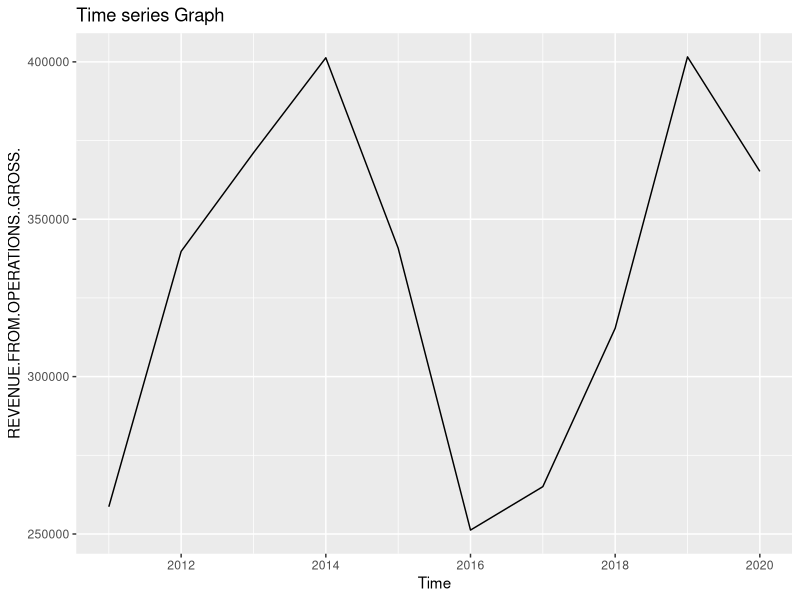
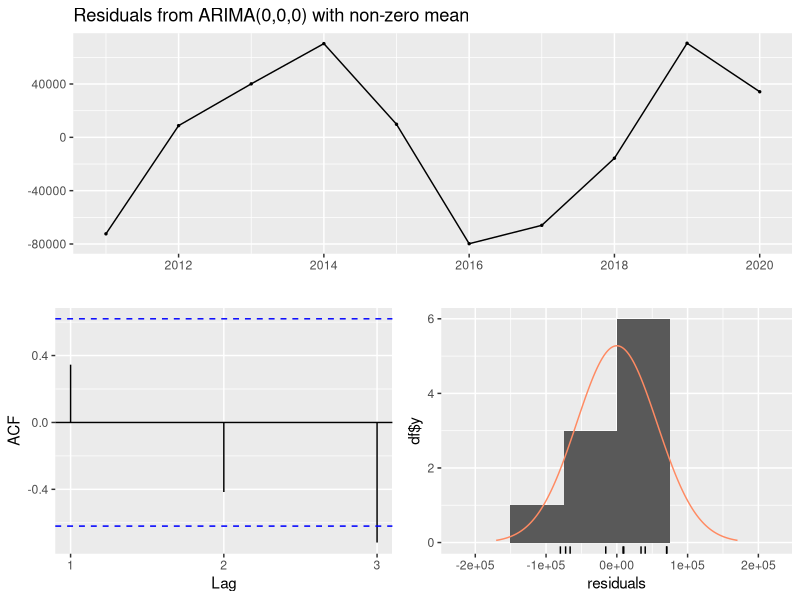
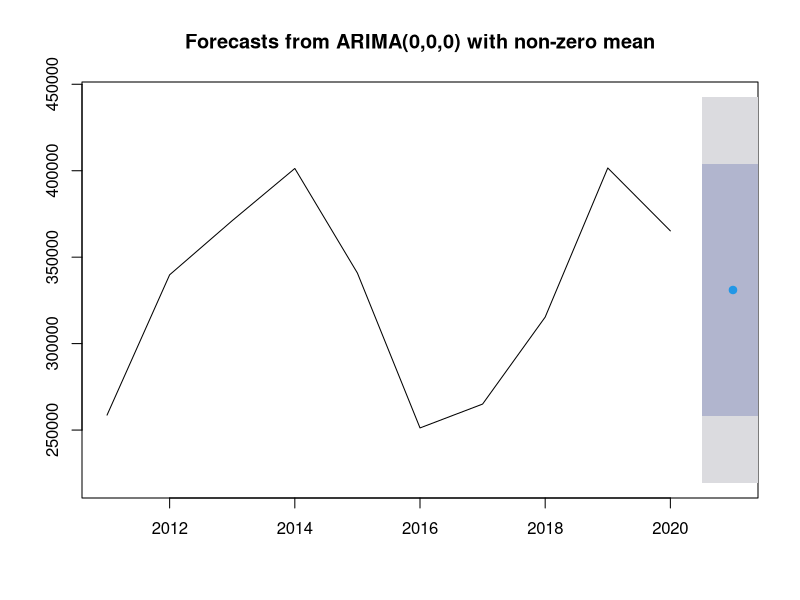
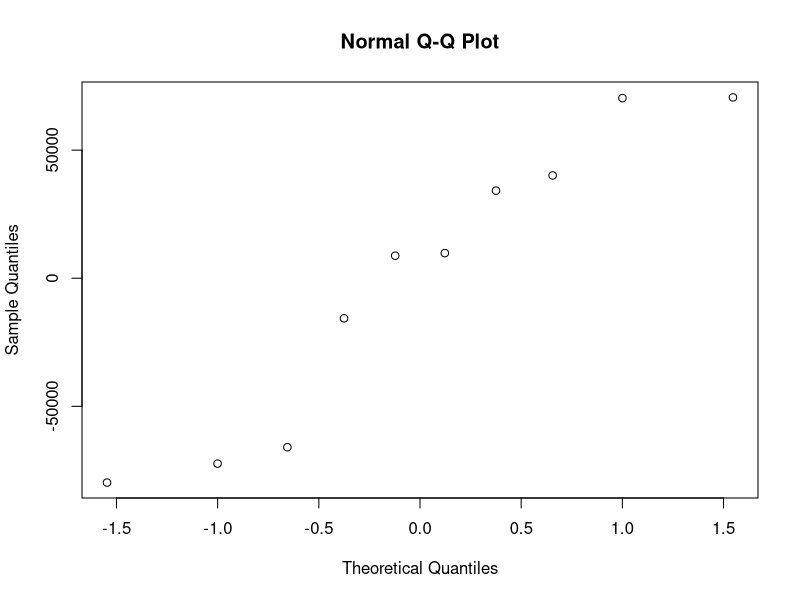
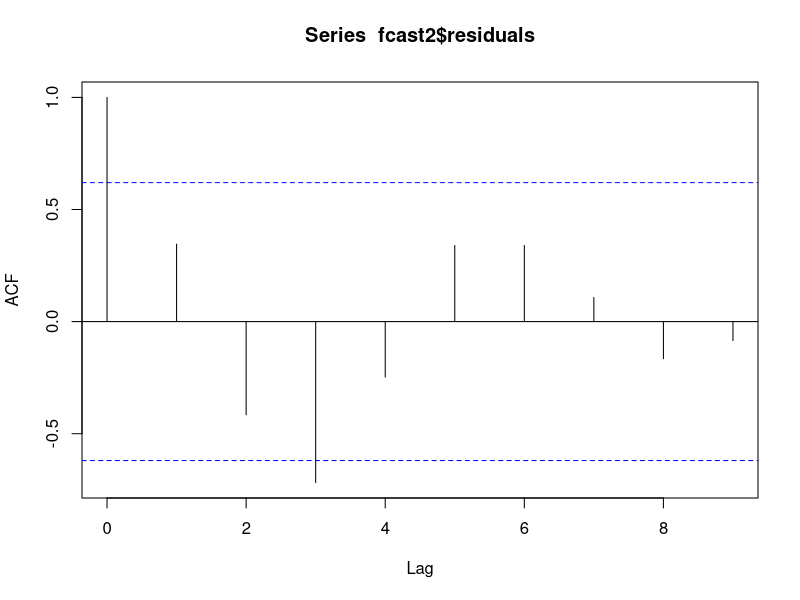
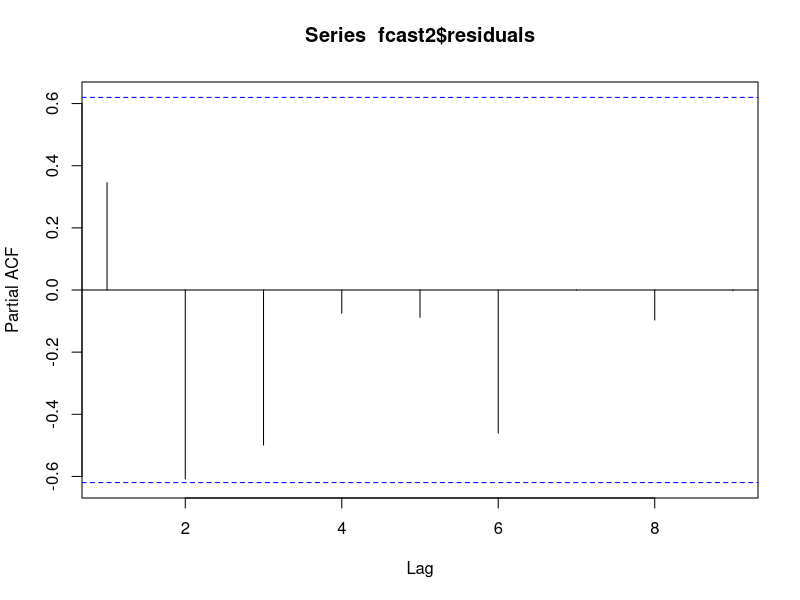
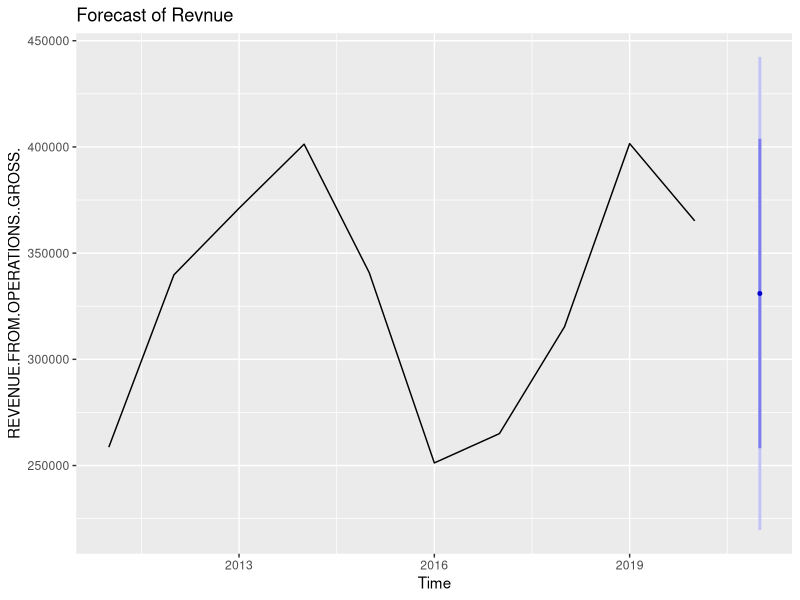
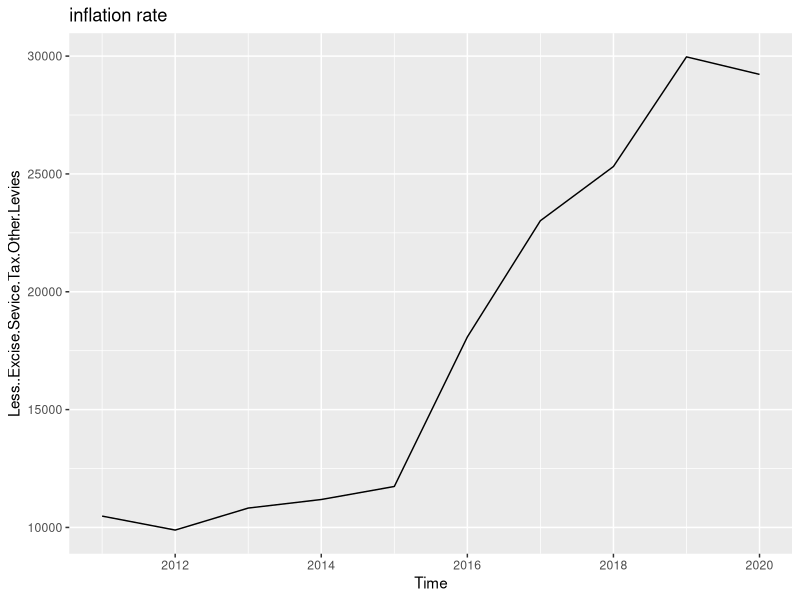

Source code (R) for these figures, in order:
# import necessary packages

library(tseries)
library(forecast)
library(graphics)
library(ggplot2)

# Importing Data 

df  = read.csv('./Reliance_Data.csv')
class(df)
names(df)

# Renaming the columns

colnames(df)  <- c('Date' , 'x2' , 'x3' , 'x4' , 'x5' , 'x6' , 'x7' , 'x8' , 'x9' , 'x10',
                   'x11', 'x12' , 'x13' , 'x14' , 'x15' , 'x16' , 'x17' , 'x18' , 'x19' , 'x20' ,
                   'x21', 'x22' , 'x23' , 'x24' , 'x25' , 'x26' , 'x27' , 'x28' , 'x29' , 'x30' ,
                   'x31',  'x32' , 'x33' , 'x34'  , 'x35')

# Dropping the null value columns

df <- subset(df , select  = -c( x9 , x17 , x20 , x22 , x29 , x30 , x31 , x32 ))
df


# converting the data into timeseries and create a time series datafrme

x1  <- ts(df$Date,    start = 2011 ,frequency = 1)
x2  <- ts(df$x2  ,    start = 2011 ,frequency = 1)
x3  <- ts(df$x3  ,    start = 2011 ,frequency = 1)
x4  <- ts(df$x4  ,    start = 2011 ,frequency = 1)
x5  <- ts(df$x5  ,    start = 2011 ,frequency = 1)
x6  <- ts(df$x6  ,    start = 2011 ,frequency = 1)
x7  <- ts(df$x7  ,    start = 2011 ,frequency = 1)
x8  <- ts(df$x8  ,    start = 2011 ,frequency = 1)
x10  <- ts(df$x10,    start = 2011 ,frequency = 1)
x11 <- ts(df$x11 ,    start = 2011 ,frequency = 1)
x12  <- ts(df$x12  ,  start = 2011 ,frequency = 1)
x13  <- ts(df$x13  ,  start = 2011 ,frequency = 1)
x14  <- ts(df$x14  ,  start = 2011 ,frequency = 1)
x15  <- ts(df$x15  ,  start = 2011 ,frequency = 1)
x16  <- ts(df$x16  ,  start = 2011 ,frequency = 1)
x18  <- ts(df$x18  ,  start = 2011 ,frequency = 1)
x19  <- ts(df$x19  ,  start = 2011 ,frequency = 1)
x21  <- ts(df$x21  ,  start = 2011 ,frequency = 1)
x23  <- ts(df$x23  ,  start = 2011 ,frequency = 1)
x24  <- ts(df$x24  ,  start = 2011 ,frequency = 1)
x25  <- ts(df$x25  ,  start = 2011 ,frequency = 1)
x26  <- ts(df$x26  ,  start = 2011 ,frequency = 1)
x27  <- ts(df$x27  ,  start = 2011 ,frequency = 1)
x28  <- ts(df$x28  ,  start = 2011 ,frequency = 1)
x33  <- ts(df$x33  ,  start = 2011 ,frequency = 1)
x34  <- ts(df$x34  ,  start = 2011 ,frequency = 1)
x35  <- ts(df$x35  ,  start = 2011 ,frequency = 1)



tf <- cbind(x1 ,x2 , x3, x4, x5 , x6,x7, x8,x10,
            x11,x12,x13,x14,x15,x16,x18,x19,x21,x23,
            x24,x25,x26,x27,x28,x33,x34,x35 )


#------------------------------------------------------------------------------#

# Visuilizing the data of x2

autoplot(x2) + ggtitle('Time series Graph')+ylab('REVENUE.FROM.OPERATIONS..GROSS.')

#Build ARIMA Model and check statistics

fit_Arima2 <- auto.arima(x2)
print(summary(fit_Arima2))
checkresiduals(fit_Arima2)


# forecast the ARIMA model and viewing the statistics

fcast2 <- forecast(fit_Arima2, h = 1)
print(summary(fcast2))
plot(fcast2)

# Reudial Plots sample vs Theoretical

qqnorm(fcast2$residuals)
acf(fcast2$residuals)
pacf(fcast2$residuals)


# checking the stationary

adf.test(fcast2$residuals)
kpss.test(fcast2$residuals)

# Accuracy of Auto-Arima by 2 methods

# Method -I

print(summary(fit_Arima2))

# Method -II

accuracy(fit_Arima2)

# forecast plot

autoplot(fcast2)+ggtitle('Forecast of Revnue') + ylab('REVENUE.FROM.OPERATIONS..GROSS.')
print(summary(fcast2))

#------------------------------------------------------------------------------#

# Visuilizing the data of x3

autoplot(x3) + ggtitle('inflation rate')+ylab('Less..Excise.Sevice.Tax.Other.Levies')

#Build ARIMA Model and check statistics

fit_Arima3 <- auto.arima(x3)
print(summary(fit_Arima3))
checkresiduals(fit_Arima3)


# forecast the ARIMA model and viewing the statistics

fcast3 <- forecast(fit_Arima3, h = 1)
print(summary(fcast3))
plot(fcast3)

# Reudial Plots sample vs Theoretical

qqnorm(fcast3$residuals)
acf(fcast3$residuals)
pacf(fcast3$residuals)


# checking the stationary

adf.test(fcast3$residuals)
kpss.test(fcast3$residuals)

# Accuracy of Auto-Arima by 2 methods

# Method -I

print(summary(fit_Arima3))

# Method -II

accuracy(fit_Arima3)

# forecast plot

autoplot(fcast3)+ggtitle('Time series Graph')+ylab('Less..Excise.Sevice.Tax.Other.Levies')

print(summary(fcast3))

#------------------------------------------------------------------------------#

# Visuilizing the data of x4

autoplot(x4) + ggtitle('Time series Graph')+ylab('REVENUE.FROM.OPERATIONS..NET.')

#Build ARIMA Model and check statistics

fit_Arima4 <- auto.arima(x4)
print(summary(fit_Arima4))
checkresiduals(fit_Arima4)


# forecast the ARIMA model and viewing the statistics

fcast4 <- forecast(fit_Arima4, h = 1)
print(summary(fcast4))
plot(fcast4)

# Reudial Plots sample vs Theoretical

qqnorm(fcast4$residuals)
acf(fcast4$residuals)
pacf(fcast4$residuals)


# checking the stationary

adf.test(fcast4$residuals)
kpss.test(fcast4$residuals)

# Accuracy of Auto-Arima by 2 methods

# Method -I

print(summary(fit_Arima4))

# Method -II

accuracy(fit_Arima4)

# forecast plot

autoplot(fcast4)+ggtitle('Time series Graph')+ylab('REVENUE.FROM.OPERATIONS..NET.')

print(summary(fcast4))

#------------------------------------------------------------------------------#

# Visuilizing the data of x5

autoplot(x5) + ggtitle('Time series Graph')+ylab('TOTAL.OPERATING.REVENUES')

#Build ARIMA Model and check statistics

fit_Arima5 <- auto.arima(x5)
print(summary(fit_Arima5))
checkresiduals(fit_Arima5)


# forecast the ARIMA model and viewing the statistics

fcast5 <- forecast(fit_Arima5, h = 1)
print(summary(fcast5))
plot(fcast5)

# Reudial Plots sample vs Theoretical

qqnorm(fcast5$residuals)
acf(fcast5$residuals)
pacf(fcast5$residuals)


# checking the stationary

adf.test(fcast5$residuals)
kpss.test(fcast5$residuals)

# Accuracy of Auto-Arima by 2 methods

# Method -I

print(summary(fit_Arima5))

# Method -II

accuracy(fit_Arima5)

# forecast plot

autoplot(fcast5)+ggtitle('Time series Graph')+ylab('TOTAL.OPERATING.REVENUES')

print(summary(fcast5))

#------------------------------------------------------------------------------#

# Visuilizing the data of x6

autoplot(x6) + ggtitle('Time series Graph')+ylab('Other.Income')

#Build ARIMA Model and check statistics

fit_Arima6 <- auto.arima(x6)
print(summary(fit_Arima6))
checkresiduals(fit_Arima6)


# forecast the ARIMA model and viewing the statistics

fcast6 <- forecast(fit_Arima6, h = 1)
print(summary(fcast6))
plot(fcast6)

# Reudial Plots sample vs Theoretical

qqnorm(fcast6$residuals)
acf(fcast6$residuals)
pacf(fcast6$residuals)


# checking the stationary

adf.test(fcast6$residuals)
kpss.test(fcast6$residuals)

# Accuracy of Auto-Arima by 2 methods

# Method -I

print(summary(fit_Arima6))

# Method -II

accuracy(fit_Arima6)

# forecast plot

autoplot(fcast6)+ggtitle('Time series Graph')+ylab('Other.Income')

print(summary(fcast6))

#------------------------------------------------------------------------------#

# Visuilizing the data of x7

autoplot(x7) + ggtitle('Time series Graph')+ylab('TOTAL.REVENUE')

#Build ARIMA Model and check statistics

fit_Arima7 <- auto.arima(x7)
print(summary(fit_Arima7))
checkresiduals(fit_Arima7)


# forecast the ARIMA model and viewing the statistics

fcast7 <- forecast(fit_Arima7, h = 1)
print(summary(fcast7))
plot(fcast7)

# Reudial Plots sample vs Theoretical

qqnorm(fcast7$residuals)
acf(fcast7$residuals)
pacf(fcast7$residuals)


# checking the stationary

adf.test(fcast7$residuals)
kpss.test(fcast7$residuals)

# Accuracy of Auto-Arima by 2 methods

# Method -I

print(summary(fit_Arima7))

# Method -II

accuracy(fit_Arima7)

# forecast plot

autoplot(fcast7)+ggtitle('Time series Graph')+ylab('TOTAL.REVENUE')

print(summary(fcast7))

#------------------------------------------------------------------------------#

# Visuilizing the data of x8

autoplot(x8) + ggtitle('Time series Graph')+ylab('Cost.Of.Materials.Consumed')

#Build ARIMA Model and check statistics

fit_Arima8 <- auto.arima(x8)
print(summary(fit_Arima8))
checkresiduals(fit_Arima8)


# forecast the ARIMA model and viewing the statistics

fcast8 <- forecast(fit_Arima8, h = 1)
print(summary(fcast8))
plot(fcast8)

# Reudial Plots sample vs Theoretical

qqnorm(fcast8$residuals)
acf(fcast8$residuals)
pacf(fcast8$residuals)


# checking the stationary

adf.test(fcast8$residuals)
kpss.test(fcast8$residuals)

# Accuracy of Auto-Arima by 2 methods

# Method -I

print(summary(fit_Arima8))

# Method -II

accuracy(fit_Arima8)

# forecast plot

autoplot(fcast8)+ggtitle('Time series Graph')+ylab('Cost.Of.Materials.Consumed')

print(summary(fcast8))

#------------------------------------------------------------------------------#

# Visuilizing the data of x10

autoplot(x10) + ggtitle('Time series Graph')+ylab('Changes.In.Inventories.Of.FG.WIP.And.Stock.In.Trade')

#Build ARIMA Model and check statistics

fit_Arima10 <- auto.arima(x10)
print(summary(fit_Arima10))
checkresiduals(fit_Arima10)


# forecast the ARIMA model and viewing the statistics

fcast10 <- forecast(fit_Arima10, h = 1)
print(summary(fcast10))
plot(fcast10)

# Reudial Plots sample vs Theoretical

qqnorm(fcast10$residuals)
acf(fcast10$residuals)
pacf(fcast10$residuals)


# checking the stationary

adf.test(fcast10$residuals)
kpss.test(fcast10$residuals)

# Accuracy of Auto-Arima by 2 methods

# Method -I

print(summary(fit_Arima10))

# Method -II

accuracy(fit_Arima10)

# forecast plot

autoplot(fcast10)+ggtitle('Time series Graph')+ylab('Changes.In.Inventories.Of.FG.WIP.And.Stock.In.Trade')

print(summary(fcast10))

#------------------------------------------------------------------------------#

# Visuilizing the data of x11

autoplot(x11) + ggtitle('Time series Graph')+ylab('Employee.Benefit.Expenses')

#Build ARIMA Model and check statistics

fit_Arima11 <- auto.arima(x11)
print(summary(fit_Arima11))
checkresiduals(fit_Arima11)


# forecast the ARIMA model and viewing the statistics

fcast11 <- forecast(fit_Arima11, h = 1)
print(summary(fcast11))
plot(fcast11)

# Reudial Plots sample vs Theoretical

qqnorm(fcast11$residuals)
acf(fcast11$residuals)
pacf(fcast11$residuals)


# checking the stationary

adf.test(fcast11$residuals)
kpss.test(fcast11$residuals)

# Accuracy of Auto-Arima by 2 methods

# Method -I

print(summary(fit_Arima11))

# Method -II

accuracy(fit_Arima11)

# forecast plot

autoplot(fcast11)+ggtitle('Time series Graph')+ylab('Employee.Benefit.Expenses')

print(summary(fcast11))

#------------------------------------------------------------------------------#

# Visuilizing the data of x12

autoplot(x12) + ggtitle('Time series Graph')+ylab('Finance.Costs')

#Build ARIMA Model and check statistics

fit_Arima12 <- auto.arima(x12)
print(summary(fit_Arima12))
checkresiduals(fit_Arima12)


# forecast the ARIMA model and viewing the statistics

fcast12 <- forecast(fit_Arima12, h = 1)
print(summary(fcast12))
plot(fcast12)

# Reudial Plots sample vs Theoretical

qqnorm(fcast12$residuals)
acf(fcast12$residuals)
pacf(fcast12$residuals)


# checking the stationary

adf.test(fcast12$residuals)
kpss.test(fcast12$residuals)

# Accuracy of Auto-Arima by 2 methods

# Method -I

print(summary(fit_Arima12))

# Method -II

accuracy(fit_Arima12)

# forecast plot

autoplot(fcast12)+ggtitle('Time series Graph')+ylab('Finance.Costs')

print(summary(fcast12))

#------------------------------------------------------------------------------#

# Visuilizing the data of x13

autoplot(x13) + ggtitle('Time series Graph')+ylab('Depreciation.And.Amortisation.Expenses')

#Build ARIMA Model and check statistics

fit_Arima13 <- auto.arima(x13)
print(summary(fit_Arima13))
checkresiduals(fit_Arima13)


# forecast the ARIMA model and viewing the statistics

fcast13 <- forecast(fit_Arima13, h = 1)
print(summary(fcast13))
plot(fcast13)

# Reudial Plots sample vs Theoretical

qqnorm(fcast13$residuals)
acf(fcast13$residuals)
pacf(fcast13$residuals)


# checking the stationary

adf.test(fcast13$residuals)
kpss.test(fcast13$residuals)

# Accuracy of Auto-Arima by 2 methods

# Method -I

print(summary(fit_Arima13))

# Method -II

accuracy(fit_Arima13)

# forecast plot

autoplot(fcast13)+ggtitle('Time series Graph')+ylab('Depreciation.And.Amortisation.Expenses')

print(summary(fcast13))

#------------------------------------------------------------------------------#

# Visuilizing the data of x14

autoplot(x14) + ggtitle('Time series Graph')+ylab('Other.Expenses')

#Build ARIMA Model and check statistics

fit_Arima14 <- auto.arima(x14)
print(summary(fit_Arima14))
checkresiduals(fit_Arima14)


# forecast the ARIMA model and viewing the statistics

fcast14 <- forecast(fit_Arima14, h = 1)
print(summary(fcast14))
plot(fcast14)

# Reudial Plots sample vs Theoretical

qqnorm(fcast14$residuals)
acf(fcast14$residuals)
pacf(fcast14$residuals)


# checking the stationary

adf.test(fcast14$residuals)
kpss.test(fcast14$residuals)

# Accuracy of Auto-Arima by 2 methods

# Method -I

print(summary(fit_Arima14))

# Method -II

accuracy(fit_Arima14)

# forecast plot

autoplot(fcast14)+ggtitle('Time series Graph')+ylab('Other.Expenses')

print(summary(fcast14))

#------------------------------------------------------------------------------#

# Visuilizing the data of x15

autoplot(x15) + ggtitle('Time series Graph')+ylab('TOTAL.EXPENSES')

#Build ARIMA Model and check statistics

fit_Arima15 <- auto.arima(x15)
print(summary(fit_Arima15))
checkresiduals(fit_Arima15)


# forecast the ARIMA model and viewing the statistics

fcast15 <- forecast(fit_Arima15, h = 1)
print(summary(fcast15))
plot(fcast15)

# Reudial Plots sample vs Theoretical

qqnorm(fcast15$residuals)
acf(fcast15$residuals)
pacf(fcast15$residuals)


# checking the stationary

adf.test(fcast15$residuals)
kpss.test(fcast15$residuals)

# Accuracy of Auto-Arima by 2 methods

# Method -I

print(summary(fit_Arima15))

# Method -II

accuracy(fit_Arima15)

# forecast plot

autoplot(fcast15)+ggtitle('Time series Graph')+ylab('TOTAL.EXPENSES')

print(summary(fcast15))

#------------------------------------------------------------------------------#

# Visuilizing the data of x16

autoplot(x16) + ggtitle('Time series Graph')+ylab('PROFIT.LOSS.BEFORE.EXCEPTIONAL..EXTRAORDINARY.ITEMS.AND.TAX')

#Build ARIMA Model and check statistics

fit_Arima16 <- auto.arima(x16)
print(summary(fit_Arima16))
checkresiduals(fit_Arima16)


# forecast the ARIMA model and viewing the statistics

fcast16 <- forecast(fit_Arima16, h = 1)
print(summary(fcast16))
plot(fcast16)

# Reudial Plots sample vs Theoretical

qqnorm(fcast16$residuals)
acf(fcast16$residuals)
pacf(fcast16$residuals)


# checking the stationary

adf.test(fcast16$residuals)
kpss.test(fcast16$residuals)

# Accuracy of Auto-Arima by 2 methods

# Method -I

print(summary(fit_Arima16))

# Method -II

accuracy(fit_Arima16)

# forecast plot

autoplot(fcast16)+ggtitle('Time series Graph')+ylab('PROFIT.LOSS.BEFORE.EXCEPTIONAL..EXTRAORDINARY.ITEMS.AND.TAX')

print(summary(fcast16))

#------------------------------------------------------------------------------#

# Visuilizing the data of x18

autoplot(x18) + ggtitle('Time series Graph')+ylab('PROFIT.LOSS.BEFORE.TAX')

#Build ARIMA Model and check statistics

fit_Arima18 <- auto.arima(x18)
print(summary(fit_Arima18))
checkresiduals(fit_Arima18)


# forecast the ARIMA model and viewing the statistics

fcast18 <- forecast(fit_Arima18, h = 1)
print(summary(fcast18))
plot(fcast18)

# Reudial Plots sample vs Theoretical

qqnorm(fcast18$residuals)
acf(fcast18$residuals)
pacf(fcast18$residuals)


# checking the stationary

adf.test(fcast18$residuals)
kpss.test(fcast18$residuals)

# Accuracy of Auto-Arima by 2 methods

# Method -I

print(summary(fit_Arima18))

# Method -II

accuracy(fit_Arima18)

# forecast plot

autoplot(fcast18)+ggtitle('Time series Graph')+ylab('PROFIT.LOSS.BEFORE.TAX')

print(summary(fcast18))

#------------------------------------------------------------------------------#


# Visuilizing the data of x19

autoplot(x19) + ggtitle('Time series Graph')+ylab('Current.Tax')

#Build ARIMA Model and check statistics

fit_Arima19 <- auto.arima(x19)
print(summary(fit_Arima19))
checkresiduals(fit_Arima19)


# forecast the ARIMA model and viewing the statistics

fcast19 <- forecast(fit_Arima19, h = 1)
print(summary(fcast19))
plot(fcast19)

# Reudial Plots sample vs Theoretical

qqnorm(fcast19$residuals)
acf(fcast19$residuals)
pacf(fcast19$residuals)


# checking the stationary

adf.test(fcast19$residuals)
kpss.test(fcast19$residuals)

# Accuracy of Auto-Arima by 2 methods

# Method -I

print(summary(fit_Arima19))

# Method -II

accuracy(fit_Arima19)

# forecast plot

autoplot(fcast19)+ggtitle('Time series Graph')+ylab('Current.Tax')

print(summary(fcast19))

#------------------------------------------------------------------------------#

# Visuilizing the data of x21

autoplot(x21) + ggtitle('Time series Graph')+ylab('Deferred.Tax')

#Build ARIMA Model and check statistics

fit_Arima21 <- auto.arima(x21)
print(summary(fit_Arima21))
checkresiduals(fit_Arima21)


# forecast the ARIMA model and viewing the statistics

fcast21 <- forecast(fit_Arima21, h = 1)
print(summary(fcast21))
plot(fcast21)

# Reudial Plots sample vs Theoretical

qqnorm(fcast21$residuals)
acf(fcast21$residuals)
pacf(fcast21$residuals)


# checking the stationary

adf.test(fcast21$residuals)
kpss.test(fcast21$residuals)

# Accuracy of Auto-Arima by 2 methods

# Method -I

print(summary(fit_Arima21))

# Method -II

accuracy(fit_Arima21)

# forecast plot

autoplot(fcast21)+ggtitle('Time series Graph')+ylab('Deferred.Tax')

print(summary(fcast21))

#------------------------------------------------------------------------------#

# Visuilizing the data of x23

autoplot(x23) + ggtitle('Time series Graph')+ylab('TOTAL.TAX.EXPENSES')

#Build ARIMA Model and check statistics

fit_Arima23 <- auto.arima(x23)
print(summary(fit_Arima23))
checkresiduals(fit_Arima23)


# forecast the ARIMA model and viewing the statistics

fcast23 <- forecast(fit_Arima23, h = 1)
print(summary(fcast23))
plot(fcast23)

# Reudial Plots sample vs Theoretical

qqnorm(fcast23$residuals)
acf(fcast23$residuals)
pacf(fcast23$residuals)


# checking the stationary

adf.test(fcast23$residuals)
kpss.test(fcast23$residuals)

# Accuracy of Auto-Arima by 2 methods

# Method -I

print(summary(fit_Arima23))

# Method -II

accuracy(fit_Arima23)

# forecast plot

autoplot(fcast23)+ggtitle('Time series Graph')+ylab('TOTAL.TAX.EXPENSES')

print(summary(fcast23))

#------------------------------------------------------------------------------#

# Visuilizing the data of x24

autoplot(x24) + ggtitle('Time series Graph')+ylab('PROFIT.LOSS.AFTER.TAX.AND.BEFORE.EXTRAORDINARY.ITEMS')

#Build ARIMA Model and check statistics

fit_Arima24 <- auto.arima(x24)
print(summary(fit_Arima24))
checkresiduals(fit_Arima24)


# forecast the ARIMA model and viewing the statistics

fcast24 <- forecast(fit_Arima24, h = 1)
print(summary(fcast24))
plot(fcast24)

# Reudial Plots sample vs Theoretical

qqnorm(fcast24$residuals)
acf(fcast24$residuals)
pacf(fcast24$residuals)


# checking the stationary

adf.test(fcast24$residuals)
kpss.test(fcast24$residuals)

# Accuracy of Auto-Arima by 2 methods

# Method -I

print(summary(fit_Arima24))

# Method -II

accuracy(fit_Arima24)

# forecast plot

autoplot(fcast24)+ggtitle('Time series Graph')+ylab('PROFIT.LOSS.AFTER.TAX.AND.BEFORE.EXTRAORDINARY.ITEMS')

print(summary(fcast24))

#------------------------------------------------------------------------------#

# Visuilizing the data of x25

autoplot(x25) + ggtitle('Time series Graph')+ylab('PROFIT.LOSS.FROM.CONTINUING.OPERATIONS')

#Build ARIMA Model and check statistics

fit_Arima25 <- auto.arima(x25)
print(summary(fit_Arima25))
checkresiduals(fit_Arima25)


# forecast the ARIMA model and viewing the statistics

fcast25 <- forecast(fit_Arima25, h = 1)
print(summary(fcast25))
plot(fcast25)

# Reudial Plots sample vs Theoretical

qqnorm(fcast25$residuals)
acf(fcast25$residuals)
pacf(fcast25$residuals)


# checking the stationary

adf.test(fcast25$residuals)
kpss.test(fcast25$residuals)

# Accuracy of Auto-Arima by 2 methods

# Method -I

print(summary(fit_Arima25))

# Method -II

accuracy(fit_Arima25)

# forecast plot

autoplot(fcast25)+ggtitle('Time series Graph')+ylab('PROFIT.LOSS.FROM.CONTINUING.OPERATIONS')

print(summary(fcast25))

#------------------------------------------------------------------------------#

# Visuilizing the data of x26

autoplot(x26) + ggtitle('Time series Graph')+ylab('PROFIT.LOSS.FOR.THE.PERIOD')

#Build ARIMA Model and check statistics

fit_Arima26 <- auto.arima(x26)
print(summary(fit_Arima26))
checkresiduals(fit_Arima26)


# forecast the ARIMA model and viewing the statistics

fcast26 <- forecast(fit_Arima26, h = 1)
print(summary(fcast26))
plot(fcast26)

# Reudial Plots sample vs Theoretical

qqnorm(fcast26$residuals)
acf(fcast26$residuals)
pacf(fcast26$residuals)


# checking the stationary

adf.test(fcast26$residuals)
kpss.test(fcast26$residuals)

# Accuracy of Auto-Arima by 2 methods

# Method -I

print(summary(fit_Arima26))

# Method -II

accuracy(fit_Arima26)

# forecast plot

autoplot(fcast26)+ggtitle('Time series Graph')+ylab('PROFIT.LOSS.FOR.THE.PERIOD')

print(summary(fcast26))

#------------------------------------------------------------------------------#

# Visuilizing the data of x27

autoplot(x27) + ggtitle('Time series Graph')+ylab('Basic.EPS..Rs..')

#Build ARIMA Model and check statistics

fit_Arima27 <- auto.arima(x27)
print(summary(fit_Arima27))
checkresiduals(fit_Arima27)


# forecast the ARIMA model and viewing the statistics

fcast27 <- forecast(fit_Arima27, h = 1)
print(summary(fcast27))
plot(fcast27)

# Reudial Plots sample vs Theoretical

qqnorm(fcast27$residuals)
acf(fcast27$residuals)
pacf(fcast27$residuals)


# checking the stationary

adf.test(fcast27$residuals)
kpss.test(fcast27$residuals)

# Accuracy of Auto-Arima by 2 methods

# Method -I

print(summary(fit_Arima27))

# Method -II

accuracy(fit_Arima27)

# forecast plot

autoplot(fcast27)+ggtitle('Time series Graph')+ylab('Basic.EPS..Rs..')

print(summary(fcast27))

#------------------------------------------------------------------------------#


# Visuilizing the data of x28

autoplot(x28) + ggtitle('Time series Graph')+ylab('Diluted.EPS..Rs..')

#Build ARIMA Model and check statistics

fit_Arima28 <- auto.arima(x28)
print(summary(fit_Arima28))
checkresiduals(fit_Arima28)


# forecast the ARIMA model and viewing the statistics

fcast28 <- forecast(fit_Arima28, h = 1)
print(summary(fcast28))
plot(fcast28)

# Reudial Plots sample vs Theoretical

qqnorm(fcast28$residuals)
acf(fcast28$residuals)
pacf(fcast28$residuals)


# checking the stationary

adf.test(fcast28$residuals)
kpss.test(fcast28$residuals)

# Accuracy of Auto-Arima by 2 methods

# Method -I

print(summary(fit_Arima28))

# Method -II

accuracy(fit_Arima28)

# forecast plot

autoplot(fcast28)+ggtitle('Time series Graph')+ylab('Diluted.EPS..Rs..')

print(summary(fcast28))

#------------------------------------------------------------------------------#

# Visuilizing the data of x33

autoplot(x33) + ggtitle('Time series Graph')+ylab('Equity.Share.Dividend')

#Build ARIMA Model and check statistics

fit_Arima33 <- auto.arima(x33)
print(summary(fit_Arima33))
checkresiduals(fit_Arima33)


# forecast the ARIMA model and viewing the statistics

fcast33 <- forecast(fit_Arima33, h = 1)
print(summary(fcast33))
plot(fcast33)

# Reudial Plots sample vs Theoretical

qqnorm(fcast33$residuals)
acf(fcast33$residuals)
pacf(fcast33$residuals)


# checking the stationary

adf.test(fcast33$residuals)
kpss.test(fcast33$residuals)

# Accuracy of Auto-Arima by 2 methods

# Method -I

print(summary(fit_Arima33))

# Method -II

accuracy(fit_Arima33)

# forecast plot

autoplot(fcast33)+ggtitle('Time series Graph')+ylab('Equity.Share.Dividend')

print(summary(fcast33))

#------------------------------------------------------------------------------#


# Visuilizing the data of x34

autoplot(x34) + ggtitle('Time series Graph')+ylab('Tax.On.Dividend')

#Build ARIMA Model and check statistics

fit_Arima34 <- auto.arima(x34)
print(summary(fit_Arima34))
checkresiduals(fit_Arima34)


# forecast the ARIMA model and viewing the statistics

fcast34 <- forecast(fit_Arima34, h = 1)
print(summary(fcast34))
plot(fcast34)

# Reudial Plots sample vs Theoretical

qqnorm(fcast34$residuals)
acf(fcast34$residuals)
pacf(fcast34$residuals)


# checking the stationary

adf.test(fcast34$residuals)
kpss.test(fcast34$residuals)

# Accuracy of Auto-Arima by 2 methods

# Method -I

print(summary(fit_Arima34))

# Method -II

accuracy(fit_Arima34)

# forecast plot

autoplot(fcast34)+ggtitle('Time series Graph')+ylab('Tax.On.Dividend')

print(summary(fcast34))

#------------------------------------------------------------------------------#



# Visuilizing the data of x35

autoplot(x35) + ggtitle('Time series Graph')+ylab('Equity.Dividend.Rate....')

#Build ARIMA Model and check statistics

fit_Arima35 <- auto.arima(x35)
print(summary(fit_Arima35))
checkresiduals(fit_Arima35)


# forecast the ARIMA model and viewing the statistics

fcast35 <- forecast(fit_Arima35, h = 1)
print(summary(fcast35))
plot(fcast35)

# Reudial Plots sample vs Theoretical

qqnorm(fcast35$residuals)
acf(fcast35$residuals)
pacf(fcast35$residuals)


# checking the stationary

adf.test(fcast35$residuals)
kpss.test(fcast35$residuals)

# Accuracy of Auto-Arima by 2 methods

# Method -I

print(summary(fit_Arima35))

# Method -II

accuracy(fit_Arima35)

# forecast plot

autoplot(fcast35)+ggtitle('Time series Graph')+ylab('Equity.Dividend.Rate....')

print(summary(fcast35))

#------------------------------------------------------------------------------#



